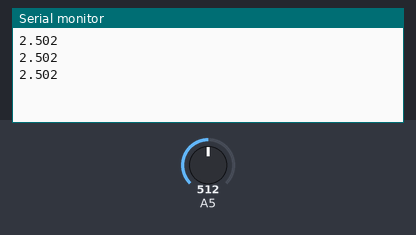
This sketch was run on a simulated Arduino Uno, built with avr-gcc and run on an emulated ATmega328P. Parts: the last lines printed to the serial monitor. The inputs (shaded band) are chosen by the test bench; at power-on: A5 = 512.

Above: at 1.3 s.
1.4 s: A5 set to 716
At 1.9 s:
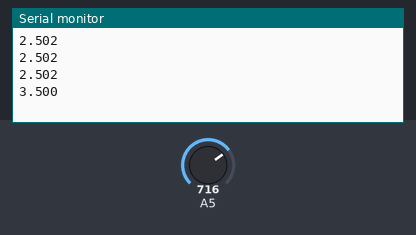
2.9 s: A5 set to 900
At 3.4 s:
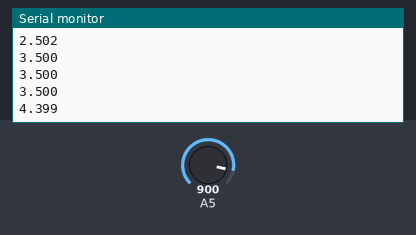
Timing chart, 0 to 5.9 s (numbered marks = the images above; inputs shaded):
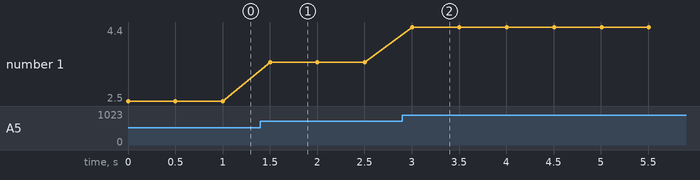

The sketch:

arduinoToPy.ino
```cpp
void setup() {
    Serial.begin(115200);  // Match baud rate with Python
}

void loop() {
    int sensorVal = analogRead(A5);
    float voltage = sensorVal * (5.00 / 1023.0);
    Serial.println(voltage, 3);
    delay(500);
}
```

Measured:
- after the input at 1.4 s, the serial monitor: prints a new line after 0.10 s (image 1)
- after the input at 2.9 s, the serial monitor: prints a new line after 0.10 s (image 2)
- plotted number 1: 2.5 → 3.5 after the input at 1.4 s, 3.5 → 4.4 after the input at 2.9 s
